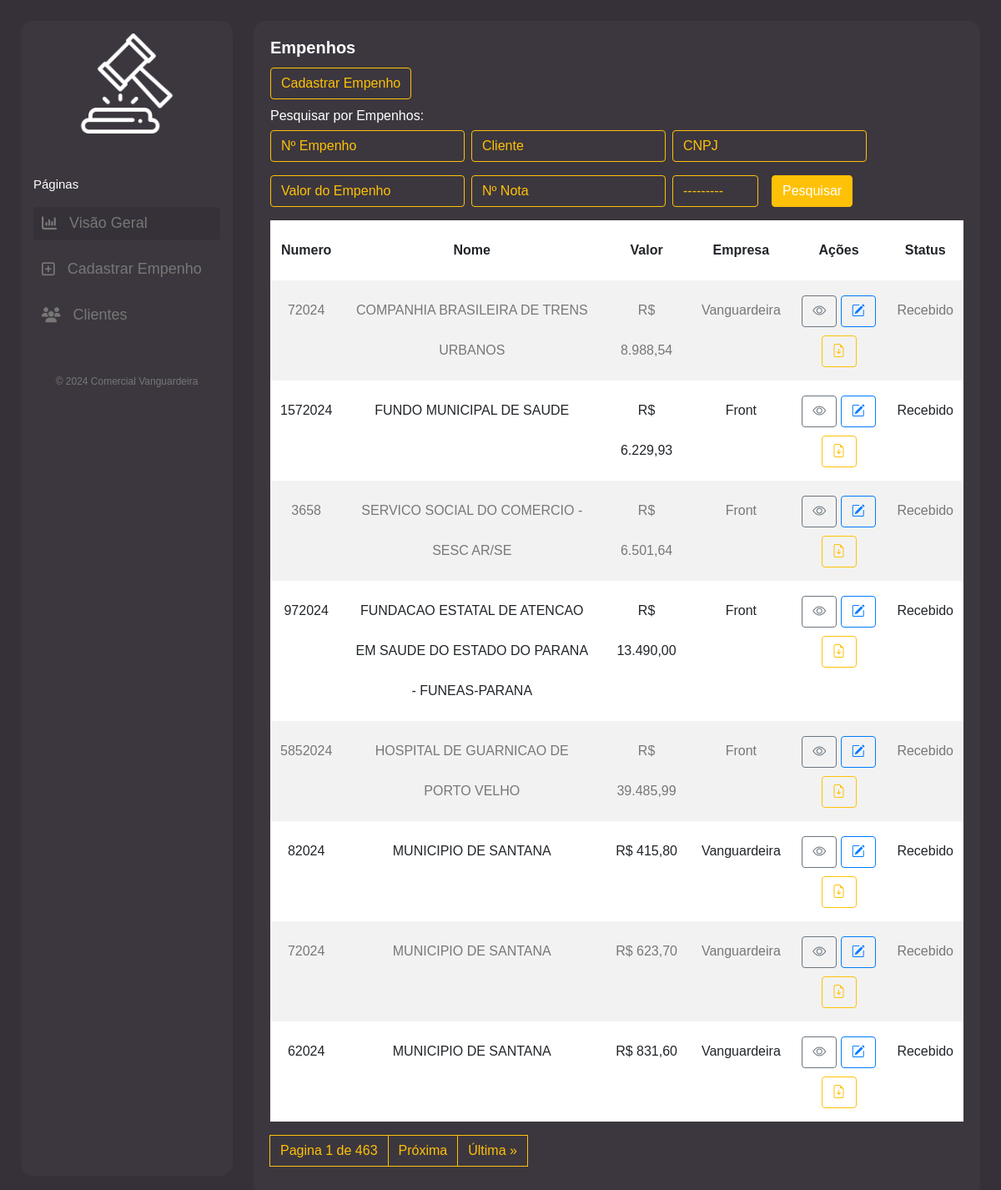
/, run on an earlier commit of the app's database.
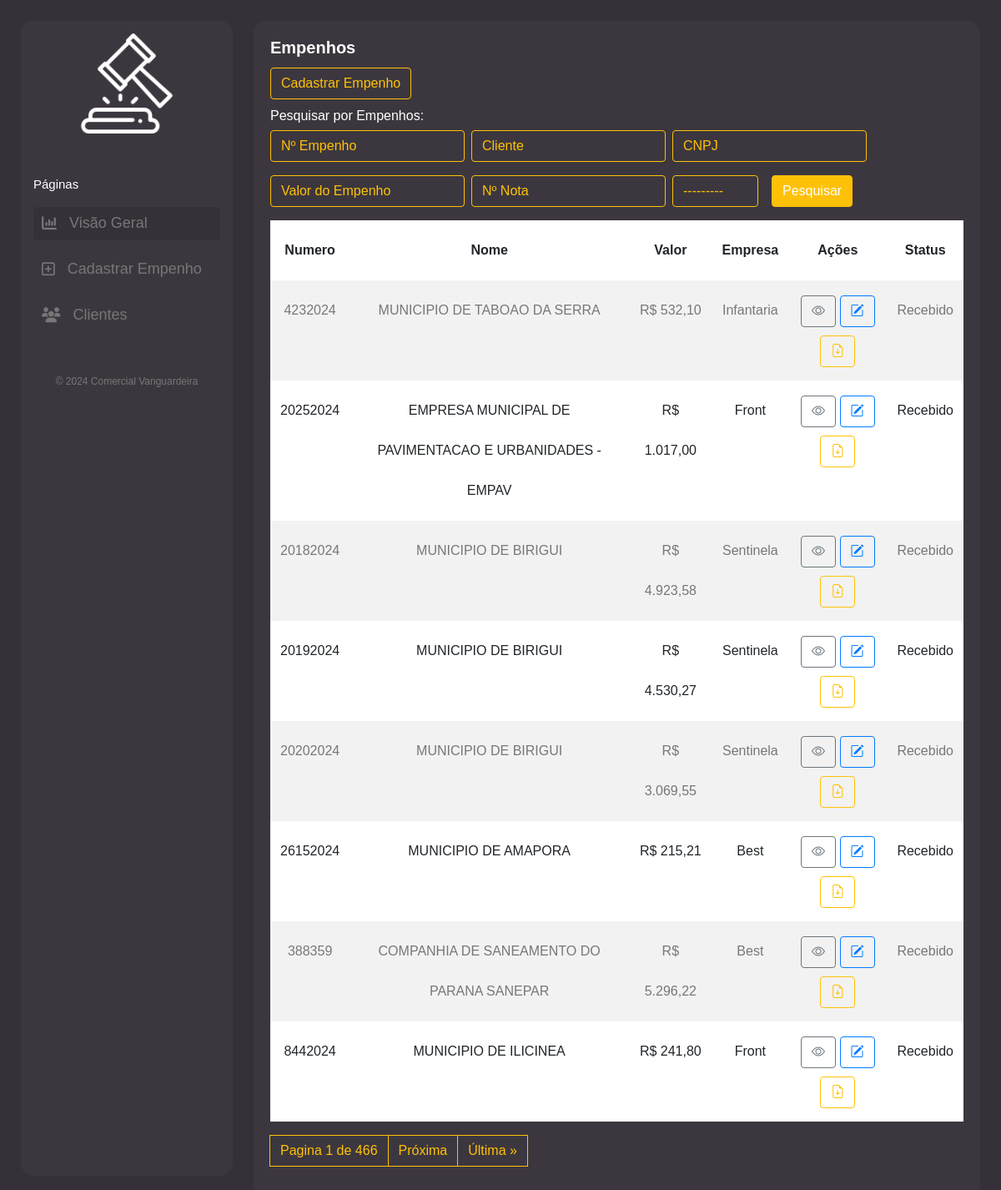
And on a later commit of the database.
### cliente/models.py (models this page shows, shortened)
class Cliente(models.Model):
    numero = models.CharField(max_length=255)
    nome = models.CharField(max_length=255)
    cnpj = models.CharField(max_length=255)
    data_criacao = models.DateTimeField(default=timezone.now)
    categoria = models.ForeignKey(Categoria, on_delete=models.DO_NOTHING)
    empresa = models.ForeignKey(Empresa, on_delete=models.DO_NOTHING)
    empenho = models.FileField(upload_to='empenhos/', max_length=500)
    nfe = models.FileField(upload_to='notas/', max_length=500, default='0', blank=True)
    n_nfe = models.CharField(max_length=255, blank=True)
    descricao = models.TextField(blank=True)
    valor = models.CharField(max_length=255)

class Empresa(models.Model):
    nome = models.CharField(max_length=255)
    def __str__(self):
        return self.nome

class Categoria(models.Model):
    nome = models.CharField(max_length=255)
    def __str__(self):
        return self.nome

### cliente/views.py (the view)
# urls.py: path('', views.cliente, name='cliente'),
def cliente(request):
    list_clientes = Cliente.objects.order_by('-data_criacao')
    myFilter = ClienteFilter(request.GET, queryset=list_clientes)
    list_clientes = myFilter.qs
    paginator = Paginator(list_clientes, 8)
    page = request.GET.get('page')
    list_clientes = paginator.get_page(page)
    return render(request, 'cliente/cliente.html', {'clientes': list_clientes, 'myFilter': myFilter})

### cliente/templates/cliente/cliente.html (shortened to what the changed rows need)
{% extends 'base.html' %}
{% load widget_tweaks %}
{% block conteudo %}
<div class="content">
    <div class="card">
        <div class="card-body">
            <table class="table table-striped ">
                <thead>
                    <tr>
                        <th scope="col" class="text-center num">Numero</th>
                        <th scope="col" class="text-center">Nome</th>
                        <th scope="col" class="text-center">Valor</th>
                        <th scope="col" class="text-center">Empresa</th>
                        <th scope="col" class="text-center">Ações</th>
                        <th scope="col" class="text-center statustable">Status</th>
                    </tr>
                </thead>
                <tbody>
                    {% for cliente in clientes %}
                    <tr>
                        <td class="text-center num">{{ cliente.numero }}</td>
                        <td class="text-center">{{ cliente.nome }}</td>
                        <td class="text-center">R$ {{ cliente.valor }}</td>
                        <td class="text-center">{{ cliente.empresa }}</td>
                        <td class="text-center">
                            <a href="/cliente/detalhe/{{ cliente.id }}" class="btn btn-outline-secondary"><i class="bi bi-eye"></i></a>
                            <a href="/cliente/edit/{{ cliente.id }}/" class="btn btn-outline-primary"><i class="bi bi-pencil-square"></i></a>
                            <a href="{{ cliente.empenho.url }}" class="btn btn-outline-warning" target="_blank"><i class="bi bi-file-earmark-arrow-down"></i></a>
                        </td>
                        {% if cliente.categoria_id == 2 %}
                        <td class="text-center statustable" style="background-color: red; color: white;">{{ cliente.categoria }}</td>
                        {% elif cliente.categoria_id == 3 %}
                        <td class="text-center statustable" style="background-color: green; color: white;">{{ cliente.categoria }}</td>
                        {% else %}
                        <td class="text-center statustable">{{ cliente.categoria }}</td>
                        {% endif %}
                    </tr>
                    {% endfor %}
                </tbody>
            </table>
            <nav aria-label="Page navigation example">
                <ul class="pagination">
                    <a class="page-link" href="#">Pagina {{ clientes.number }} de {{ clientes.paginator.num_pages }}</a>
                    {% if clientes.has_next %}
                        <a class="page-link" href="{{ request.get_full_path }}?&page={{ clientes.next_page_number }}">Próxima</a>
                        <a class="page-link" href="{{ request.get_full_path }}?&page={{ clientes.paginator.num_pages }}">Última &raquo;</a>
                    {% endif %}
                </ul>
            </nav>
        </div>
    </div>
</div>
{% endblock %}

What changed in the data, as far as the page shows it:
no longer on this page (row edited): Cliente: numero "72024", nome "COMPANHIA BRASILEIRA DE TRENS URBANOS", valor "8.988,54", empresa "Vanguardeira", categoria "Recebido"
no longer on this page (row unchanged): Cliente: numero "1572024", nome "FUNDO MUNICIPAL DE SAUDE", valor "6.229,93", empresa "Front", categoria "Recebido"
no longer on this page (row unchanged): Cliente: numero "3658", nome "SERVICO SOCIAL DO COMERCIO - SESC AR/SE", valor "6.501,64", empresa "Front", categoria "Recebido"
no longer on this page (row unchanged): Cliente: numero "972024", nome "FUNDACAO ESTATAL DE ATENCAO EM SAUDE DO ESTADO DO PARANA - FUNEAS-PARANA", valor "13.490,00", empresa "Front", categoria "Recebido"
no longer on this page (row unchanged): Cliente: numero "5852024", nome "HOSPITAL DE GUARNICAO DE PORTO VELHO", valor "39.485,99", empresa "Front", categoria "Recebido"
no longer on this page (row unchanged): Cliente: numero "82024", nome "MUNICIPIO DE SANTANA", valor "415,80", empresa "Vanguardeira", categoria "Recebido"
no longer on this page (row unchanged): Cliente: numero "72024", nome "MUNICIPIO DE SANTANA", valor "623,70", empresa "Vanguardeira", categoria "Recebido"
no longer on this page (row unchanged): Cliente: numero "62024", nome "MUNICIPIO DE SANTANA", valor "831,60", empresa "Vanguardeira", categoria "Recebido"
added Cliente: numero "4232024", nome "MUNICIPIO DE TABOAO DA SERRA", valor "532,10", empresa "Infantaria", categoria "Recebido"
added Cliente: numero "20252024", nome "EMPRESA MUNICIPAL DE PAVIMENTACAO E URBANIDADES - EMPAV", valor "1.017,00", empresa "Front", categoria "Recebido"
added Cliente: numero "20182024", nome "MUNICIPIO DE BIRIGUI", valor "4.923,58", empresa "Sentinela", categoria "Recebido"
added Cliente: numero "20192024", nome "MUNICIPIO DE BIRIGUI", valor "4.530,27", empresa "Sentinela", categoria "Recebido"
added Cliente: numero "20202024", nome "MUNICIPIO DE BIRIGUI", valor "3.069,55", empresa "Sentinela", categoria "Recebido"
added Cliente: numero "26152024", nome "MUNICIPIO DE AMAPORA", valor "215,21", empresa "Best", categoria "Recebido"
added Cliente: numero "388359", nome "COMPANHIA DE SANEAMENTO DO PARANA SANEPAR", valor "5.296,22", empresa "Best", categoria "Recebido"
added Cliente: numero "8442024", nome "MUNICIPIO DE ILICINEA", valor "241,80", empresa "Front", categoria "Recebido"
Also different on the page:
{{ clientes.paginator.num_pages }}: "463" → "466"
